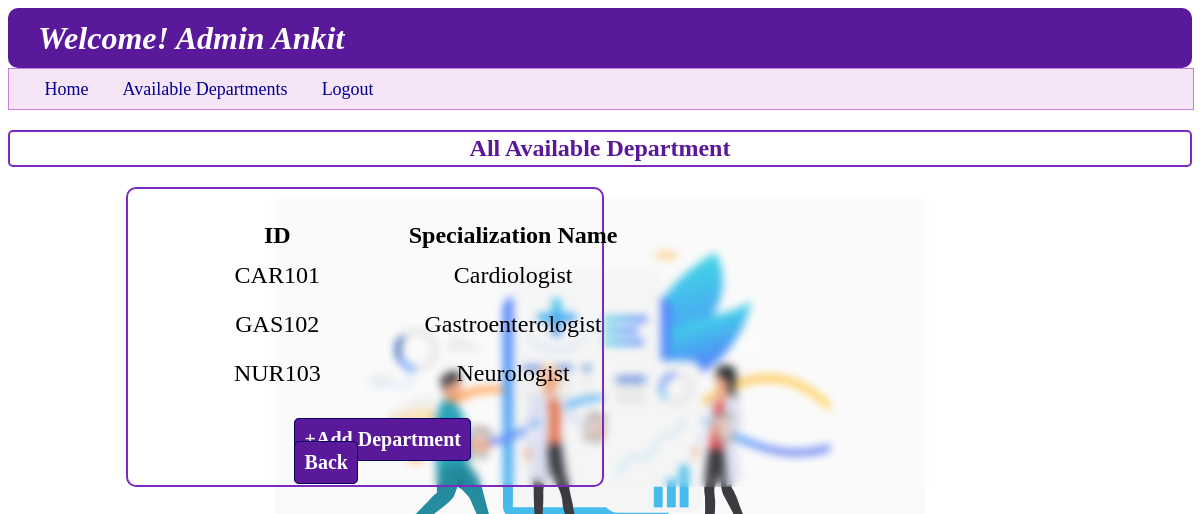
/admin_department, run on an earlier commit of the app's database.
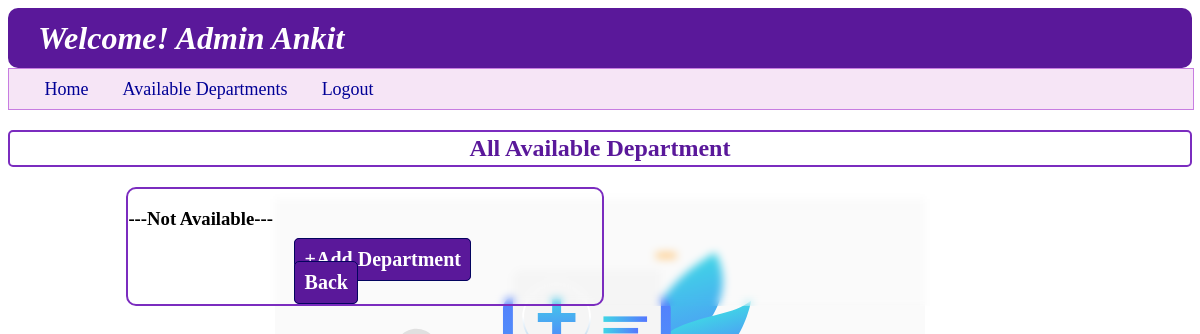
And on a later commit of the database.
### backend/models.py (models this page shows)
class User_Info(db.Model):
    __tablename__ = "user_info"
    id=db.Column(db.Integer,primary_key=True,autoincrement=True)
    full_name=db.Column(db.String,nullable=False)
    email=db.Column(db.String,unique=True,nullable=False)
    password=db.Column(db.String,nullable=False)
    role=db.Column(db.Integer,default=1)
    is_blacklist=db.Column(db.Integer,default=0)
    appointments=db.relationship("Appointments",cascade="all,delete",backref="user_info",lazy=True)

class Department(db.Model):
    __tablename__ = "department"
    id=db.Column(db.String,primary_key=True,nullable=False)
    specialization=db.Column(db.String,nullable=False)
    description=db.Column(db.String,nullable=False)
    doctor=db.relationship("Doctor_Info",cascade="all,delete",backref="department",lazy=True)

### backend/controllers.py (the view)
@app.route("/admin_department")
def admin_department():
    dep=all_departments()
    return render_template("admin_department.html",department_list=dep,usern=a_n(),pop_up="")

### backend/controllers.py (called while the page is built)
def a_n():
    u = User_Info.query.filter_by(role=0).first()
    if u:
        return u.full_name

def all_departments():
    dept=Department.query.all()
    return dept

### templates/admin_department.html (shortened to what this page needs)
{%extends "admin_layout.html"%}
{%block content%}
    <h2 style="text-align: center; font-weight: bold; border: 2px solid rgb(123,44,191);padding: 3px; color: rgb(90,24,154); border-radius: 5px; ">All Available Department</h2>
    <div class="login_panel" style="width: 40%; margin-left: 10%; border: 2px solid rgb(123,44,191)">
        {%if department_list%}
        <table class="table_user_dashboard">
            <thead style="margin: 10px;">
                <th>ID</th>
                <th>Specialization Name</th>
            </thead>
            <tbody>
                {%for dept in department_list%}
                <tr>
                    <td>{{dept.id}}</td>
                    <td>{{dept.specialization}}</td>
                </tr>
                {%endfor%}
            </tbody>
        </table>
        {%else%}
        <h3>---Not Available---</h3>
        {%endif%}
        <a href="{{ url_for('add_department') }}" class="Centre_button" type="button" style="background-color: rgb(90,24,154); color: white;">+Add Department</a>
        <a href="{{ url_for('admin_dashboard',name=usern) }}" class="Centre_button" type="button" style="background-color: rgb(90,24,154); color: white;">Back</a>
    </div>
{%endblock%}

### templates/admin_layout.html (shortened to what this page needs)
<!DOCTYPE html>
<html lang="en">
<head>
    <link rel="stylesheet" href="/static/style.css">
</head>
<body style="background-image: url('/static/image/4950247_19834.svg');">
    <header>
        <div>
            <h1 class="wel"  style="background-color: rgb(90,24,154);"><i><b>Welcome! {{usern}}</b></i></h1>
        </div>
        <nav class="nav" style="background-color: rgba(224, 170, 225, 0.3); border-color: rgba(199,125,225);">
            <a class="nav_a" href="{{url_for('admin_dashboard',name=usern)}}" style="margin-left: 3%;">Home</a>
            <a class="nav_a" href="{{url_for('admin_department')}}">Available Departments</a>
            <a class="nav_a" href="/login">Logout</a>
        </nav>
    </header>
    {%block content%}
    {%endblock%}
</body>
</html>

### static/style.css (style rules this page uses)
body { background-image: url("https://static.vecteezy.com/system/resources/thumbnails/002/072/163/small_2x/doctor-injecting-coronavirus-vaccine-to-a-patient-concept-free-vector.jpg"); background-repeat: no-repeat; background-size: 650px 650px; background-position: center; background-attachment: fixed; filter: saturate(1.0); z-index: -4; backdrop-filter: blur(4px); }
.wel { height: 60px; align-content: center; color: white; background-color: rgb(0, 180, 216); border-radius: 10px; margin: 0px; padding-left: 30px; }
.login_panel { height: auto; width: 60%; margin: 10px 20% 40px 20%; border: 2px double rgb(0, 180, 216); border-radius: 10px; }
.Centre_button { margin: 0% 0% 5% 35% ; border: 1px solid rgb(3, 4, 94); border-radius: 5px; padding: 2%; width: auto; font-size: 20px; font-weight: bold; color: rgb(3, 4, 94); background-color: rgb(202,240,248); }
.nav { height: 40px; width: 100%; background-color: rgba(202,240,248,0.5); border: 1px solid rgb(202, 240, 248); align-content: center; }
.nav_a { color: rgb(0,0,150); font-size: large; margin-right: 30px; text-decoration: none; }
a { text-decoration: none; }

What changed in the data, as far as the page shows it:
removed Department: id "CAR101", specialization "Cardiologist"
removed Department: id "GAS102", specialization "Gastroenterologist"
removed Department: id "NUR103", specialization "Neurologist"
Also different on the page:
text no longer shown: "ID Specialization Name"
text now shown: "---Not Available---"
